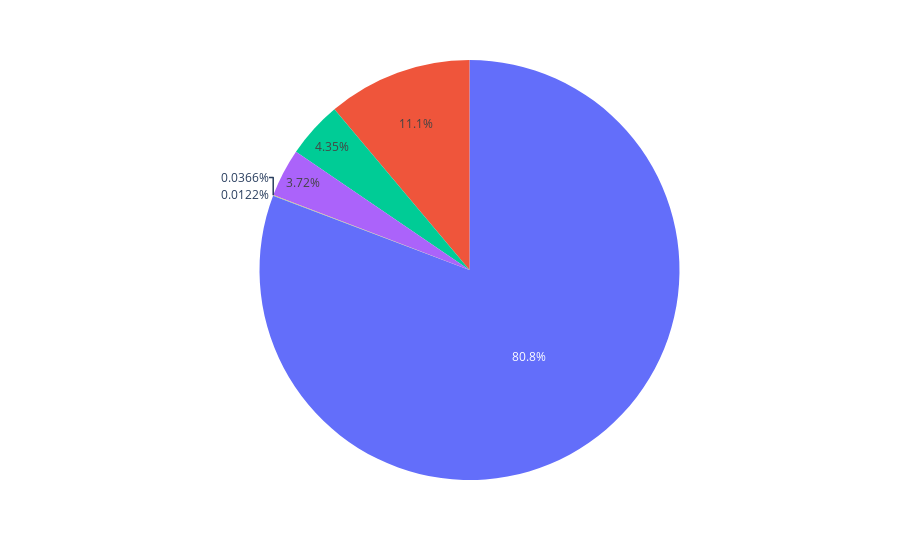

The cell this chart's notebook holds for it:
### Code cell
fig = px.pie(labels=ratings.index, values=ratings.values)
fig.show()

### Figure 1 — Plotly figure (JSON) as saved in the notebook; plotly's stock layout.template omitted (floating-point values rounded to 4 significant figures)
{"data": [{"domain": {"x": [0, 1], "y": [0, 1]}, "hovertemplate": "value=%{value}<extra></extra>", "legendgroup": "", "name": "", "showlegend": false, "type": "pie", "values": [6621, 912, 357, 305, 3, 1]}], "layout": {"legend": {"tracegroupgap": 0}, "margin": {"t": 60}}}
